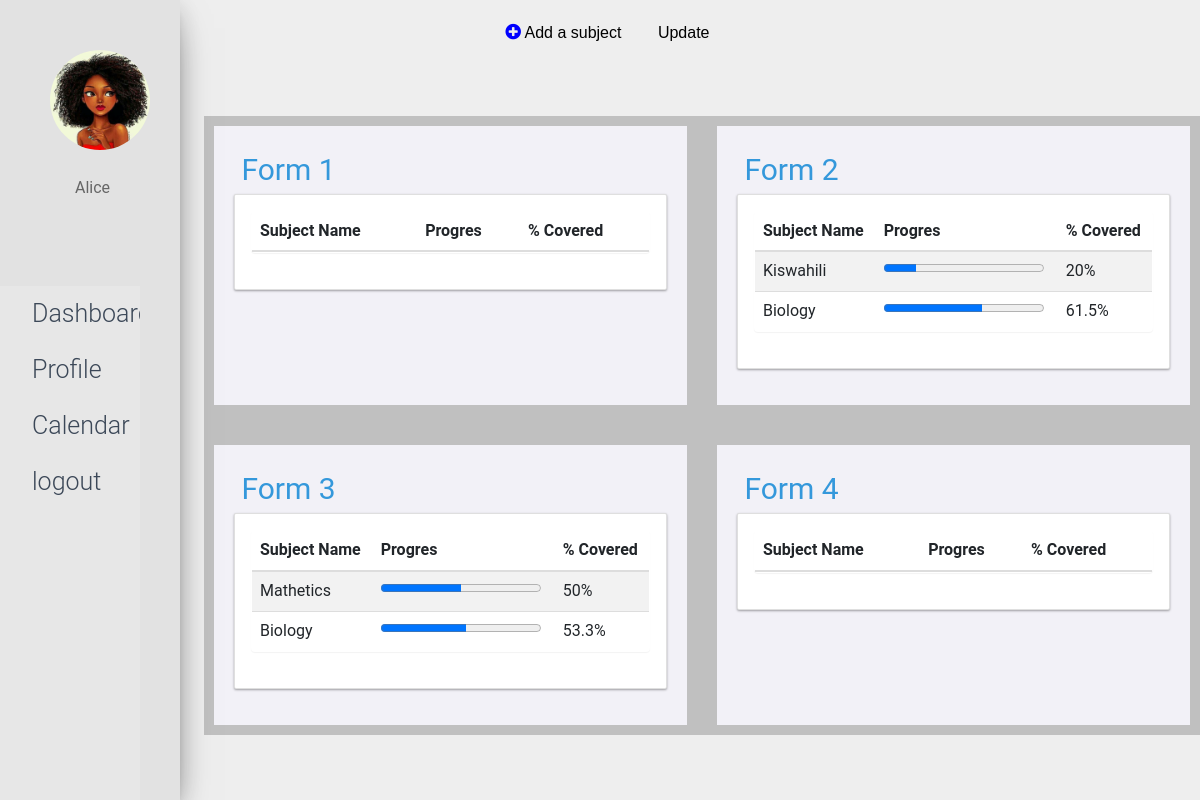
Screenshot of /index.php?name=dashboard (signed in) with the database file from the repository.
### tables this page shows
CREATE TABLE `st_class_progress` (
  `ID` int(100) NOT NULL,
  `Subject_name` varchar(100) NOT NULL,
  `class` varchar(100) NOT NULL,
  `Number_of_units_completed` int(100) NOT NULL DEFAULT 0,
  `Total_Units` int(100) NOT NULL DEFAULT 10,
  `Class_teacher` varchar(256) NOT NULL,
  `number_of_students` int(100) NOT NULL,
  `subject_gpa` int(10) NOT NULL
);

### db.php (called while the page is built, shortened)
<?php
class DB {
    function __construct() {
        $dbhost = 'localhost';
        $dbuname = 'root';
        $dbpass = '';
        $dbname = 'Study-Tracker';
        $this->_dbconn = mysqli_connect($dbhost, $dbuname, $dbpass, $dbname);
    }
}

### appform.php (called while the page is built, shortened)
<?php
include 'db.php';
class App extends DB {
    function DashboardStats($session, $class){
        $query = "SELECT * FROM st_class_progress WHERE class=".$class;
        $result = mysqli_query($this->_dbconn, $query)or die(mysqli_errno());
        $row = mysqli_fetch_all($result, MYSQLI_ASSOC);
        return $row;
    }
}
?>

### dashboard.php (the view, shortened to what this page needs)
<?php
    include 'appform.php';
    $newapp = new App();
    $form2 = $newapp->DashboardStats($_SESSION, 2);
    $form3 = $newapp->DashboardStats($_SESSION, 3);
?>
<div class = "main-body">
    <div class="grid-container ">
        <div class="grid-item">
            <div class = "heading" >
            <a href="<?php echo'index.php?name=results&class=1'; ?>"><i class="fa"></i> Form 1</a>
            </div>
            <div class="card radius shadowDepth1">
                <div class="card__content card__padding">
                    <article class="card__article">
                        <div class="row">
                            <div class="col-lg-12">
                                <section class="panel">
                                    <table class="table table-striped table-advance table-hover">
                                        <thead>
                                            <tr>
                                                <th>Subject Name</th>
                                                <th>Progres</th>
                                                <th>% Covered</th>
                                            </tr>
                                        </thead>
                                    </table>
                                </section>
                            </div>
                        </div>
                    </article>
                </div>
            </div>
        </div>
        <div class="grid-item">
            <div class = "heading" >
            <a href="<?php echo'index.php?name=results&class=2'; ?>"><i class="fa"></i> Form 2</a>
            </div>
            <div class="card radius shadowDepth1">
                <div class="card__content card__padding">
                    <article class="card__article">
                        <div class="row">
                            <div class="col-lg-12">
                                <section class="panel">
                                    <table class="table table-striped table-advance table-hover">
                                        <thead>
                                            <tr>
                                                <th>Subject Name</th>
                                                <th>Progres</th>
                                                <th>% Covered</th>
                                            </tr>
                                        </thead>
                                        <tbody>
                                            <?php foreach ($form2 as $key => $value): ?>
                                                <tr>
                                                    <?php $current= $value['Total_Units']; $total = $value['Number_of_units_completed']; $percent2 = round(($total/$current )*100,1); ?>
                                                    <div class="row">
                                                    <td><?php echo $value['Subject_name'];?> </td>
                                                    <td><progress value='<?php  echo $percent2;?>' max="100">10%</progress> </td>
                                                    <td><?php echo $percent2; echo'%';?> </td>
                                                </tr>
                                            <?php endforeach; ?>
                                        </tbody>
                                    </table>
                                </section>
                            </div>
                        </div>
                    </article>
                </div>
            </div>
        </div>
        <div class="grid-item">
            <div class = "heading" >
                <a href="<?php echo'index.php?name=results&class=3'; ?>"><i class="fa"></i> Form 3</a>
            </div>
                <div class="card radius shadowDepth1">
                    <div class="card__content card__padding">
                        <article class="card__article">
                            <div class="row">
                                <div class="col-lg-12">
                                    <section class="panel">
                                        <table class="table table-striped table-advance table-hover">
                                            <thead>
                                                <tr>
                                                    <th>Subject Name</th>
                                                    <th>Progres</th>
                                                    <th>% Covered</th>
                                                </tr>
                                            </thead>
                                            <tbody>
                                                <?php foreach ($form3 as $key => $value): ?>
                                                    <tr>
                                                        <?php $current= $value['Total_Units']; $total = $value['Number_of_units_completed']; $percent3 = round(($total/$current )*100,1); ?>
                                                        <div class="row">
                                                        <td><?php echo $value['Subject_name'];?> </td>
                                                        <td><progress value='<?php  echo $percent3;?>' max="100">10%</progress> </td>
                                                        <td><?php echo $percent3; echo'%';?> </td>
                                                    </tr>
                                                <?php endforeach; ?>
                                            </tbody>
                                        </table>
                                    </section>
                                </div>
                            </div>
                        </article>
                    </div>
                </div>
        </div>
        <div class="grid-item">
            <div class = "heading" >
                <a href="<?php echo'index.php?name=results&class=4'; ?>"><i class="fa"></i> Form 4</a>
                </div>
                <div class="card radius shadowDepth1">
                    <div class="card__content card__padding">
                        <article class="card__article">
                            <div class="row">
                                <div class="col-lg-12">
                                    <section class="panel">
                                        <table class="table table-striped table-advance table-hover">
                                            <thead>
                                                <tr>
                                                    <th>Subject Name</th>
                                                    <th>Progres</th>
                                                    <th>% Covered</th>
                                                </tr>
                                            </thead>
                                        </table>
                                    </section>
                                </div>
                            </div>
                        </article>
                    </div>
                </div>
            </div>
        </div>
    </div>

### css/style.css (style rules this page uses)
body { font-family: "Lato", sans-serif; }
.main-body { padding-left: 17%; padding-top: 2.5%; }

### css/cards.css (style rules this page uses)
.grid-container { display: grid; grid-template-columns: auto auto ; background-color: #C0C0C0; padding: 10px; grid-column-gap: 30px; grid-row-gap: 40px; }
.grid-item { background-color: #f2f1f7; border: #20362A; padding: 20px; font-size: 30px; text-align: left; }
*, *:after, *:before { margin: 0; padding: 0; box-sizing: border-box; }
body { background-color: #eee; font-family: Roboto; font-weight: 400; font-size: 1.6em; line-height: 1.6; color: #666; }
a { text-decoration: none; color: #3498db; }
.radius { border-radius: 2px; }
.shadowDepth1 { box-shadow: 0 1px 3px rgba(0,0,0, 0.12), 0 1px 2px rgba(0,0,0, 0.24); }
.card { background-color: #fff; margin-bottom: 1.6rem; }
.card__padding { padding: 1.6rem; }
.card__content { position: relative; }

### rows the page displays
st_class_progress: Subject_name "Kiswahili", percent2 "20"
st_class_progress: Subject_name "Biology", percent2 "61.5"
st_class_progress: Subject_name "Mathetics", percent3 "50"
st_class_progress: Subject_name "Biology", percent3 "53.3"

### other values shown
$_SESSION['username'] "Alice"
